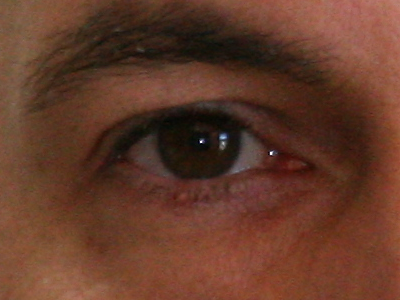
#> input picture homem1.tiff, 400 x 300 px, found by its file name
$ python glcm.py   (Python 2 division)   (older library calls are emulated)
#> lines starting #> are read from the running program, lines starting #| are printed output that depends on the picture
# -*- coding: UTF-8 -*-
from skimage.feature import greycomatrix, greycoprops #funcao do pacote skimage para calcular a matriz GLCM e os atributos da matriz
from skimage.io import imread #importando a funcao imread para leitura da imagem
from skimage.color import rgb2grey #importando funcao rgb2grey que converte a imagem para cinza
import numpy as np
from skimage import img_as_uint
import os.path

image_path = "/home/dericson/Downloads/ic/homem1.tiff" #endereco da imagem
image = imread(image_path) #leitura da imagem
#> image is the input picture: shape (300, 400, 3); mean R, G, B 100, 58.9, 42
image_gray = rgb2grey(image) #transformar de RGB para nivel de cinza
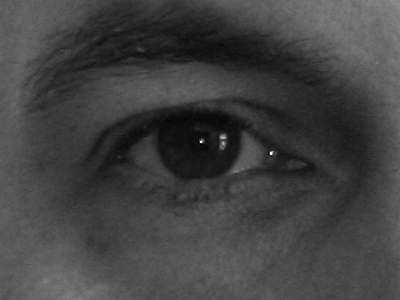
#> image_gray: shape (300, 400) float64; min 0.00141, max 0.994, mean 0.261
#distancia escolhida entre os pixels para fazer a relação da GLCM é 1
print image_gray
#> (printed output is left out)
#> (the run stopped early here; a loop or call above may not have finished)

$ run again, with homem2.tiff copied over homem1.tiff
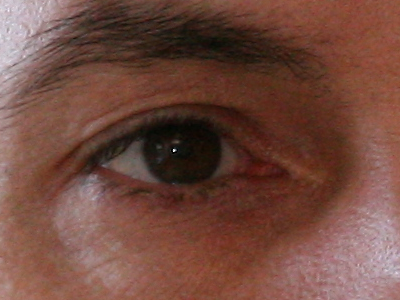
#> input picture homem2.tiff, 400 x 300 px, found by its file name
#> image is the input picture: shape (300, 400, 3); mean R, G, B 114, 74.2, 63
#> `image_gray = rgb2grey(image)`:
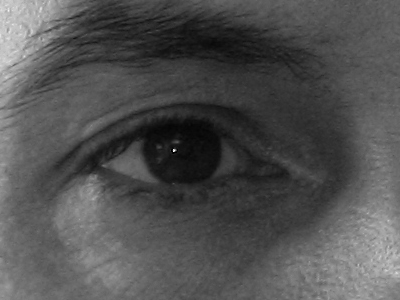
#> image_gray: shape (300, 400) float64; min 0, max 0.999, mean 0.321
#> (printed output is left out)

$ run again, with homem8.tiff copied over homem1.tiff
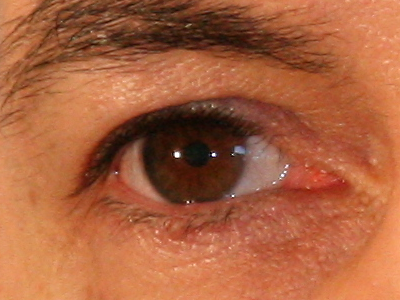
#> input picture homem8.tiff, 400 x 300 px, found by its file name
#> image is the input picture: shape (300, 400, 3); mean R, G, B 170.1, 97.6, 62.9
#> `image_gray = rgb2grey(image)`:
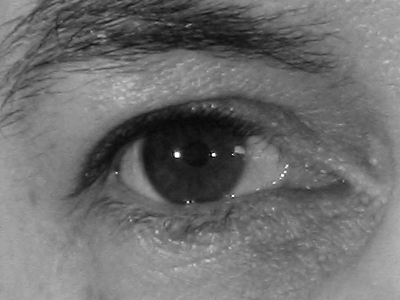
#> image_gray: shape (300, 400) float64; min 0.0039, max 0.999, mean 0.433
#> (printed output is left out)
